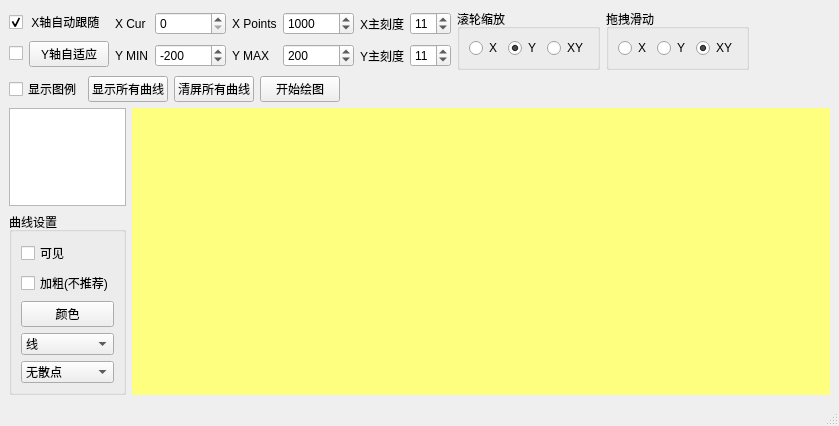
<?xml version="1.0" encoding="UTF-8"?>
<ui version="4.0">
 <class>Plot</class>
 <widget class="QMainWindow" name="Plot">
  <property name="geometry">
   <rect>
    <x>0</x>
    <y>0</y>
    <width>839</width>
    <height>426</height>
   </rect>
  </property>
  <property name="windowTitle">
   <string>MainWindow</string>
  </property>
  <widget class="QWidget" name="centralwidget">
   <layout class="QGridLayout" name="gridLayout_4">
    <item row="0" column="0" colspan="2">
     <layout class="QHBoxLayout" name="horizontalLayout_3">
      <item>
       <layout class="QVBoxLayout" name="verticalLayout">
        <item>
         <widget class="QCheckBox" name="checkBoxXTrackAixs">
          <property name="text">
           <string> X轴自动跟随</string>
          </property>
          <property name="checked">
           <bool>true</bool>
          </property>
          <property name="tristate">
           <bool>false</bool>
          </property>
         </widget>
        </item>
        <item>
         <layout class="QHBoxLayout" name="horizontalLayout">
          <item>
           <widget class="QCheckBox" name="checkBoxYAutoScale">
            <property name="text">
             <string/>
            </property>
           </widget>
          </item>
          <item>
           <widget class="QPushButton" name="pushButtonYAutoScale">
            <property name="text">
             <string>Y轴自适应</string>
            </property>
           </widget>
          </item>
         </layout>
        </item>
       </layout>
      </item>
      <item>
       <layout class="QGridLayout" name="gridLayout">
        <item row="0" column="5">
         <widget class="QSpinBox" name="spinBoxXTicks">
          <property name="value">
           <number>11</number>
          </property>
         </widget>
        </item>
        <item row="0" column="0">
         <widget class="QLabel" name="label">
          <property name="text">
           <string>X Cur</string>
          </property>
         </widget>
        </item>
        <item row="0" column="4">
         <widget class="QLabel" name="label_5">
          <property name="text">
           <string>X主刻度</string>
          </property>
         </widget>
        </item>
        <item row="1" column="4">
         <widget class="QLabel" name="label_6">
          <property name="text">
           <string>Y主刻度</string>
          </property>
         </widget>
        </item>
        <item row="1" column="2">
         <widget class="QLabel" name="label_4">
          <property name="text">
           <string>Y MAX</string>
          </property>
         </widget>
        </item>
        <item row="1" column="3">
         <widget class="QSpinBox" name="spinBoxYMax">
          <property name="minimum">
           <number>-100000</number>
          </property>
          <property name="maximum">
           <number>100000</number>
          </property>
          <property name="singleStep">
           <number>20</number>
          </property>
          <property name="value">
           <number>200</number>
          </property>
         </widget>
        </item>
        <item row="1" column="0">
         <widget class="QLabel" name="label_2">
          <property name="text">
           <string>Y MIN</string>
          </property>
         </widget>
        </item>
        <item row="0" column="3">
         <widget class="QSpinBox" name="spinBoxXPoints">
          <property name="maximum">
           <number>2000</number>
          </property>
          <property name="singleStep">
           <number>20</number>
          </property>
          <property name="value">
           <number>1000</number>
          </property>
         </widget>
        </item>
        <item row="1" column="1">
         <widget class="QSpinBox" name="spinBoxYMin">
          <property name="minimum">
           <number>-100000</number>
          </property>
          <property name="maximum">
           <number>100000</number>
          </property>
          <property name="singleStep">
           <number>20</number>
          </property>
          <property name="value">
           <number>-200</number>
          </property>
         </widget>
        </item>
        <item row="0" column="1">
         <widget class="QSpinBox" name="spinBoxXCurPos">
          <property name="maximum">
           <number>2000000000</number>
          </property>
          <property name="singleStep">
           <number>20</number>
          </property>
         </widget>
        </item>
        <item row="1" column="5">
         <widget class="QSpinBox" name="spinBoxYTicks">
          <property name="value">
           <number>11</number>
          </property>
         </widget>
        </item>
        <item row="0" column="2">
         <widget class="QLabel" name="label_3">
          <property name="text">
           <string>X Points</string>
          </property>
         </widget>
        </item>
       </layout>
      </item>
      <item>
       <widget class="QGroupBox" name="groupBoxRangeZoom">
        <property name="title">
         <string>滚轮缩放</string>
        </property>
        <property name="checkable">
         <bool>false</bool>
        </property>
        <property name="checked">
         <bool>false</bool>
        </property>
        <layout class="QGridLayout" name="gridLayout_2">
         <item row="0" column="2">
          <widget class="QRadioButton" name="radioButtonRangeZoomXY">
           <property name="text">
            <string>XY</string>
           </property>
          </widget>
         </item>
         <item row="0" column="0">
          <widget class="QRadioButton" name="radioButtonRangeZoomX">
           <property name="text">
            <string>X</string>
           </property>
          </widget>
         </item>
         <item row="0" column="1">
          <widget class="QRadioButton" name="radioButtonRangeZoomY">
           <property name="text">
            <string>Y</string>
           </property>
           <property name="checked">
            <bool>true</bool>
           </property>
          </widget>
         </item>
        </layout>
       </widget>
      </item>
      <item>
       <widget class="QGroupBox" name="groupBoxRangeDrag">
        <property name="title">
         <string>拖拽滑动</string>
        </property>
        <layout class="QGridLayout" name="gridLayout_3">
         <item row="0" column="2">
          <widget class="QRadioButton" name="radioButtonRangeDragXY">
           <property name="text">
            <string>XY</string>
           </property>
           <property name="checked">
            <bool>true</bool>
           </property>
          </widget>
         </item>
         <item row="0" column="0">
          <widget class="QRadioButton" name="radioButtonRangeDragX">
           <property name="text">
            <string>X</string>
           </property>
          </widget>
         </item>
         <item row="0" column="1">
          <widget class="QRadioButton" name="radioButtonRangeDragY">
           <property name="text">
            <string>Y</string>
           </property>
          </widget>
         </item>
        </layout>
       </widget>
      </item>
     </layout>
    </item>
    <item row="0" column="2">
     <spacer name="horizontalSpacer">
      <property name="orientation">
       <enum>Qt::Horizontal</enum>
      </property>
      <property name="sizeHint" stdset="0">
       <size>
        <width>68</width>
        <height>20</height>
       </size>
      </property>
     </spacer>
    </item>
    <item row="1" column="0">
     <layout class="QHBoxLayout" name="horizontalLayout_4">
      <item>
       <widget class="QCheckBox" name="checkBoxShowLegend">
        <property name="text">
         <string>显示图例</string>
        </property>
       </widget>
      </item>
      <item>
       <widget class="QPushButton" name="pushButtonShowAllCurve">
        <property name="text">
         <string>显示所有曲线</string>
        </property>
       </widget>
      </item>
      <item>
       <widget class="QPushButton" name="pushButtonClearAllCurve">
        <property name="text">
         <string>清屏所有曲线</string>
        </property>
       </widget>
      </item>
      <item>
       <widget class="QPushButton" name="pushButtonStartPlot">
        <property name="text">
         <string>开始绘图</string>
        </property>
        <property name="checkable">
         <bool>true</bool>
        </property>
       </widget>
      </item>
     </layout>
    </item>
    <item row="1" column="1">
     <spacer name="horizontalSpacer_2">
      <property name="orientation">
       <enum>Qt::Horizontal</enum>
      </property>
      <property name="sizeHint" stdset="0">
       <size>
        <width>291</width>
        <height>20</height>
       </size>
      </property>
     </spacer>
    </item>
    <item row="2" column="0" colspan="3">
     <layout class="QHBoxLayout" name="horizontalLayout_2" stretch="1,12">
      <item>
       <layout class="QVBoxLayout" name="verticalLayout_3">
        <item>
         <widget class="QListWidget" name="listWidgetChannels">
          <property name="currentRow">
           <number>-1</number>
          </property>
         </widget>
        </item>
        <item>
         <widget class="QGroupBox" name="groupBox">
          <property name="title">
           <string>曲线设置</string>
          </property>
          <layout class="QVBoxLayout" name="verticalLayout_2">
           <item>
            <widget class="QCheckBox" name="checkBoxCurveVisible">
             <property name="text">
              <string>可见</string>
             </property>
            </widget>
           </item>
           <item>
            <widget class="QCheckBox" name="checkBoxCurveBold">
             <property name="text">
              <string>加粗(不推荐)</string>
             </property>
            </widget>
           </item>
           <item>
            <widget class="QPushButton" name="pushButtonCurveColor">
             <property name="text">
              <string>颜色</string>
             </property>
            </widget>
           </item>
           <item>
            <widget class="QComboBox" name="comboBoxCurveLineStyle">
             <property name="currentIndex">
              <number>1</number>
             </property>
             <item>
              <property name="text">
               <string>点</string>
              </property>
             </item>
             <item>
              <property name="text">
               <string>线</string>
              </property>
             </item>
             <item>
              <property name="text">
               <string>左</string>
              </property>
             </item>
             <item>
              <property name="text">
               <string>右</string>
              </property>
             </item>
             <item>
              <property name="text">
               <string>中</string>
              </property>
             </item>
             <item>
              <property name="text">
               <string>积</string>
              </property>
             </item>
            </widget>
           </item>
           <item>
            <widget class="QComboBox" name="comboBoxCurveScatterStyle">
             <item>
              <property name="text">
               <string>无散点</string>
              </property>
              <property name="icon">
               <iconset resource="res.qrc">
                <normaloff>:/images/picScatterStyle/ssNone.png</normaloff>:/images/picScatterStyle/ssNone.png</iconset>
              </property>
             </item>
             <item>
              <property name="text">
               <string>点形</string>
              </property>
              <property name="icon">
               <iconset resource="res.qrc">
                <normaloff>:/images/picScatterStyle/ssDisc.png</normaloff>:/images/picScatterStyle/ssDisc.png</iconset>
              </property>
             </item>
             <item>
              <property name="text">
               <string>x形</string>
              </property>
              <property name="icon">
               <iconset resource="res.qrc">
                <normaloff>:/images/picScatterStyle/ssCross.png</normaloff>:/images/picScatterStyle/ssCross.png</iconset>
              </property>
             </item>
             <item>
              <property name="text">
               <string>+形</string>
              </property>
              <property name="icon">
               <iconset resource="res.qrc">
                <normaloff>:/images/picScatterStyle/ssPlus.png</normaloff>:/images/picScatterStyle/ssPlus.png</iconset>
              </property>
             </item>
             <item>
              <property name="text">
               <string>空心圆</string>
              </property>
              <property name="icon">
               <iconset resource="res.qrc">
                <normaloff>:/images/picScatterStyle/ssCircle.png</normaloff>:/images/picScatterStyle/ssCircle.png</iconset>
              </property>
             </item>
             <item>
              <property name="text">
               <string>实心圆</string>
              </property>
              <property name="icon">
               <iconset resource="res.qrc">
                <normaloff>:/images/picScatterStyle/ssDisc.png</normaloff>:/images/picScatterStyle/ssDisc.png</iconset>
              </property>
             </item>
             <item>
              <property name="text">
               <string>矩形</string>
              </property>
              <property name="icon">
               <iconset resource="res.qrc">
                <normaloff>:/images/picScatterStyle/ssSquare.png</normaloff>:/images/picScatterStyle/ssSquare.png</iconset>
              </property>
             </item>
             <item>
              <property name="text">
               <string>菱形</string>
              </property>
              <property name="icon">
               <iconset resource="res.qrc">
                <normaloff>:/images/picScatterStyle/ssDiamond.png</normaloff>:/images/picScatterStyle/ssDiamond.png</iconset>
              </property>
             </item>
             <item>
              <property name="text">
               <string>星形</string>
              </property>
              <property name="icon">
               <iconset resource="res.qrc">
                <normaloff>:/images/picScatterStyle/ssStar.png</normaloff>:/images/picScatterStyle/ssStar.png</iconset>
              </property>
             </item>
             <item>
              <property name="text">
               <string>正三角</string>
              </property>
              <property name="icon">
               <iconset resource="res.qrc">
                <normaloff>:/images/picScatterStyle/ssTriangle.png</normaloff>:/images/picScatterStyle/ssTriangle.png</iconset>
              </property>
             </item>
             <item>
              <property name="text">
               <string>倒三角</string>
              </property>
              <property name="icon">
               <iconset resource="res.qrc">
                <normaloff>:/images/picScatterStyle/ssTriangleInverted.png</normaloff>:/images/picScatterStyle/ssTriangleInverted.png</iconset>
              </property>
             </item>
             <item>
              <property name="text">
               <string>x框</string>
              </property>
              <property name="icon">
               <iconset resource="res.qrc">
                <normaloff>:/images/picScatterStyle/ssCrossSquare.png</normaloff>:/images/picScatterStyle/ssCrossSquare.png</iconset>
              </property>
             </item>
             <item>
              <property name="text">
               <string>+框</string>
              </property>
              <property name="icon">
               <iconset resource="res.qrc">
                <normaloff>:/images/picScatterStyle/ssPlusSquare.png</normaloff>:/images/picScatterStyle/ssPlusSquare.png</iconset>
              </property>
             </item>
             <item>
              <property name="text">
               <string>x圆</string>
              </property>
              <property name="icon">
               <iconset resource="res.qrc">
                <normaloff>:/images/picScatterStyle/ssCrossCircle.png</normaloff>:/images/picScatterStyle/ssCrossCircle.png</iconset>
              </property>
             </item>
             <item>
              <property name="text">
               <string>+圆</string>
              </property>
              <property name="icon">
               <iconset resource="res.qrc">
                <normaloff>:/images/picScatterStyle/ssPlusCircle.png</normaloff>:/images/picScatterStyle/ssPlusCircle.png</iconset>
              </property>
             </item>
             <item>
              <property name="text">
               <string>和平</string>
              </property>
              <property name="icon">
               <iconset resource="res.qrc">
                <normaloff>:/images/picScatterStyle/ssPeace.png</normaloff>:/images/picScatterStyle/ssPeace.png</iconset>
              </property>
             </item>
            </widget>
           </item>
          </layout>
         </widget>
        </item>
       </layout>
      </item>
      <item>
       <widget class="QCustomPlot" name="plot" native="true">
        <property name="autoFillBackground">
         <bool>false</bool>
        </property>
        <property name="styleSheet">
         <string notr="true">background-color: rgb(255, 255, 127);</string>
        </property>
       </widget>
      </item>
     </layout>
    </item>
   </layout>
  </widget>
  <widget class="QMenuBar" name="menuBar">
   <property name="geometry">
    <rect>
     <x>0</x>
     <y>0</y>
     <width>839</width>
     <height>21</height>
    </rect>
   </property>
  </widget>
  <widget class="QStatusBar" name="statusBar"/>
 </widget>
 <customwidgets>
  <customwidget>
   <class>QCustomPlot</class>
   <extends>QWidget</extends>
   <header>qcustomplot.h</header>
   <container>1</container>
  </customwidget>
 </customwidgets>
 <resources>
  <include location="res.qrc"/>
 </resources>
 <connections/>
</ui>
